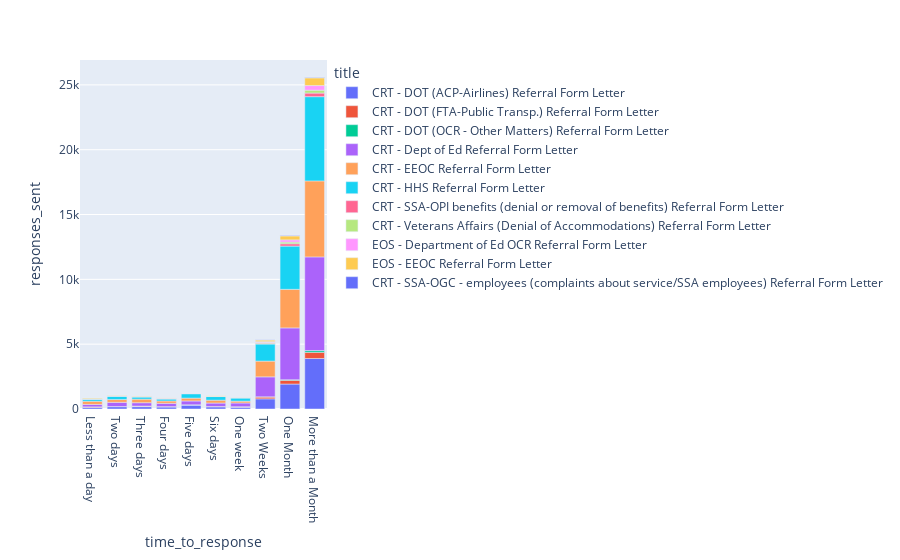

Here is the notebook cell this chart was saved with:
### Code cell
title_df = df.loc[df['is_referral'] == True]
title_df = title_df.groupby(["time_to_response", "title", ], as_index=False)['responses_sent'].sum()

fig = px.bar(
    title_df,
    x="time_to_response",
    y="responses_sent",
    color="title",
    category_orders={
        "time_to_response": ["Less than a day", "Two days", "Three days", "Four days", "Five days", "Six days", "One week", "Two Weeks", "One Month", "More than a Month",
],
    },
    height=700,
)

fig.show()

### Figure 1 — Plotly figure (JSON) as saved in the notebook; plotly's stock layout.template omitted (floating-point values rounded to 4 significant figures)
{"data": [{"alignmentgroup": "True", "hovertemplate": "title=CRT - DOT (ACP-Airlines) Referral Form Letter<br>time_to_response=%{x}<br>responses_sent=%{y}<extra></extra>", "legendgroup": "CRT - DOT (ACP-Airlines) Referral Form Letter", "marker": {"color": "#636efa", "pattern": {"shape": ""}}, "name": "CRT - DOT (ACP-Airlines) Referral Form Letter", "offsetgroup": "CRT - DOT (ACP-Airlines) Referral Form Letter", "orientation": "v", "showlegend": true, "textposition": "auto", "x": ["Five days", "Four days", "Less than a day", "More than a Month", "One Month", "One week", "Six days", "Three days", "Two Weeks", "Two days"], "xaxis": "x", "y": [310, 155, 130, 3896, 1925, 145, 165, 180, 785, 180], "yaxis": "y", "type": "bar"}, {"alignmentgroup": "True", "hovertemplate": "title=CRT - DOT (FTA-Public Transp.) Referral Form Letter<br>time_to_response=%{x}<br>responses_sent=%{y}<extra></extra>", "legendgroup": "CRT - DOT (FTA-Public Transp.) Referral Form Letter", "marker": {"color": "#EF553B", "pattern": {"shape": ""}}, "name": "CRT - DOT (FTA-Public Transp.) Referral Form Letter", "offsetgroup": "CRT - DOT (FTA-Public Transp.) Referral Form Letter", "orientation": "v", "showlegend": true, "textposition": "auto", "x": ["Five days", "Four days", "Less than a day", "More than a Month", "One Month", "One week", "Six days", "Three days", "Two Weeks"], "xaxis": "x", "y": [10, 30, 35, 476, 290, 25, 30, 40, 140], "yaxis": "y", "type": "bar"}, {"alignmentgroup": "True", "hovertemplate": "title=CRT - DOT (OCR - Other Matters) Referral Form Letter<br>time_to_response=%{x}<br>responses_sent=%{y}<extra></extra>", "legendgroup": "CRT - DOT (OCR - Other Matters) Referral Form Letter", "marker": {"color": "#00cc96", "pattern": {"shape": ""}}, "name": "CRT - DOT (OCR - Other Matters) Referral Form Letter", "offsetgroup": "CRT - DOT (OCR - Other Matters) Referral Form Letter", "orientation": "v", "showlegend": true, "textposition": "auto", "x": ["Five days", "More than a Month", "One Month", "One week", "Three days", "Two Weeks", "Two days"], "xaxis": "x", "y": [5, 133, 45, 5, 5, 15, 10], "yaxis": "y", "type": "bar"}, {"alignmentgroup": "True", "hovertemplate": "title=CRT - Dept of Ed Referral Form Letter<br>time_to_response=%{x}<br>responses_sent=%{y}<extra></extra>", "legendgroup": "CRT - Dept of Ed Referral Form Letter", "marker": {"color": "#ab63fa", "pattern": {"shape": ""}}, "name": "CRT - Dept of Ed Referral Form Letter", "offsetgroup": "CRT - Dept of Ed Referral Form Letter", "orientation": "v", "showlegend": true, "textposition": "auto", "x": ["Five days", "Four days", "Less than a day", "More than a Month", "One Month", "One week", "Six days", "Three days", "Two Weeks", "Two days"], "xaxis": "x", "y": [295, 255, 190, 7227, 3995, 290, 265, 260, 1540, 325], "yaxis": "y", "type": "bar"}, {"alignmentgroup": "True", "hovertemplate": "title=CRT - EEOC Referral Form Letter<br>time_to_response=%{x}<br>responses_sent=%{y}<extra></extra>", "legendgroup": "CRT - EEOC Referral Form Letter", "marker": {"color": "#FFA15A", "pattern": {"shape": ""}}, "name": "CRT - EEOC Referral Form Letter", "offsetgroup": "CRT - EEOC Referral Form Letter", "orientation": "v", "showlegend": true, "textposition": "auto", "x": ["Five days", "Four days", "Less than a day", "More than a Month", "One Month", "One week", "Six days", "Three days", "Two Weeks", "Two days"], "xaxis": "x", "y": [220, 180, 245, 5862, 2975, 140, 220, 275, 1215, 215], "yaxis": "y", "type": "bar"}, {"alignmentgroup": "True", "hovertemplate": "title=CRT - HHS Referral Form Letter<br>time_to_response=%{x}<br>responses_sent=%{y}<extra></extra>", "legendgroup": "CRT - HHS Referral Form Letter", "marker": {"color": "#19d3f3", "pattern": {"shape": ""}}, "name": "CRT - HHS Referral Form Letter", "offsetgroup": "CRT - HHS Referral Form Letter", "orientation": "v", "showlegend": true, "textposition": "auto", "x": ["Five days", "Four days", "Less than a day", "More than a Month", "One Month", "One week", "Six days", "Three days", "Two Weeks", "Two days"], "xaxis": "x", "y": [340, 160, 160, 6496, 3335, 255, 280, 180, 1315, 260], "yaxis": "y", "type": "bar"}, {"alignmentgroup": "True", "hovertemplate": "title=CRT - SSA-OPI benefits (denial or removal of benefits) Referral Form Letter<br>time_to_response=%{x}<br>responses_sent=%{y}<extra></extra>", "legendgroup": "CRT - SSA-OPI benefits (denial or removal of benefits) Referral Form Letter", "marker": {"color": "#FF6692", "pattern": {"shape": ""}}, "name": "CRT - SSA-OPI benefits (denial or removal of benefits) Referral Form Letter", "offsetgroup": "CRT - SSA-OPI benefits (denial or removal of benefits) Referral Form Letter", "orientation": "v", "showlegend": true, "textposition": "auto", "x": ["Five days", "Four days", "Less than a day", "More than a Month", "One Month", "One week", "Six days", "Three days", "Two Weeks", "Two days"], "xaxis": "x", "y": [10, 10, 10, 278, 180, 5, 10, 5, 60, 15], "yaxis": "y", "type": "bar"}, {"alignmentgroup": "True", "hovertemplate": "title=CRT - Veterans Affairs (Denial of Accommodations) Referral Form Letter<br>time_to_response=%{x}<br>responses_sent=%{y}<extra></extra>", "legendgroup": "CRT - Veterans Affairs (Denial of Accommodations) Referral Form Letter", "marker": {"color": "#B6E880", "pattern": {"shape": ""}}, "name": "CRT - Veterans Affairs (Denial of Accommodations) Referral Form Letter", "offsetgroup": "CRT - Veterans Affairs (Denial of Accommodations) Referral Form Letter", "orientation": "v", "showlegend": true, "textposition": "auto", "x": ["Five days", "Four days", "Less than a day", "More than a Month", "One Month", "Six days", "Three days", "Two Weeks", "Two days"], "xaxis": "x", "y": [5, 10, 10, 224, 130, 10, 5, 65, 10], "yaxis": "y", "type": "bar"}, {"alignmentgroup": "True", "hovertemplate": "title=EOS - Department of Ed OCR Referral Form Letter<br>time_to_response=%{x}<br>responses_sent=%{y}<extra></extra>", "legendgroup": "EOS - Department of Ed OCR Referral Form Letter", "marker": {"color": "#FF97FF", "pattern": {"shape": ""}}, "name": "EOS - Department of Ed OCR Referral Form Letter", "offsetgroup": "EOS - Department of Ed OCR Referral Form Letter", "orientation": "v", "showlegend": true, "textposition": "auto", "x": ["Five days", "Four days", "More than a Month", "One Month", "One week", "Six days", "Three days", "Two Weeks", "Two days"], "xaxis": "x", "y": [25, 35, 356, 170, 10, 5, 10, 60, 10], "yaxis": "y", "type": "bar"}, {"alignmentgroup": "True", "hovertemplate": "title=EOS - EEOC Referral Form Letter<br>time_to_response=%{x}<br>responses_sent=%{y}<extra></extra>", "legendgroup": "EOS - EEOC Referral Form Letter", "marker": {"color": "#FECB52", "pattern": {"shape": ""}}, "name": "EOS - EEOC Referral Form Letter", "offsetgroup": "EOS - EEOC Referral Form Letter", "orientation": "v", "showlegend": true, "textposition": "auto", "x": ["Five days", "Four days", "Less than a day", "More than a Month", "One Month", "One week", "Six days", "Three days", "Two Weeks", "Two days"], "xaxis": "x", "y": [5, 20, 50, 593, 305, 15, 30, 35, 125, 30], "yaxis": "y", "type": "bar"}, {"alignmentgroup": "True", "hovertemplate": "title=CRT - SSA-OGC - employees (complaints about service/SSA employees) Referral Form Letter<br>time_to_response=%{x}<br>responses_sent=%{y}<extra></extra>", "legendgroup": "CRT - SSA-OGC - employees (complaints about service/SSA employees) Referral Form Letter", "marker": {"color": "#636efa", "pattern": {"shape": ""}}, "name": "CRT - SSA-OGC - employees (complaints about service/SSA employees) Referral Form Letter", "offsetgroup": "CRT - SSA-OGC - employees (complaints about service/SSA employees) Referral Form Letter", "orientation": "v", "showlegend": true, "textposition": "auto", "x": ["More than a Month", "One Month", "Two Weeks"], "xaxis": "x", "y": [31, 35, 15], "yaxis": "y", "type": "bar"}], "layout": {"xaxis": {"anchor": "y", "domain": [0, 1], "title": {"text": "time_to_response"}, "categoryorder": "array", "categoryarray": ["Less than a day", "Two days", "Three days", "Four days", "Five days", "Six days", "One week", "Two Weeks", "One Month", "More than a Month"], "type": "category", "range": [-0.5, 9.5], "autorange": true}, "yaxis": {"anchor": "x", "domain": [0, 1], "title": {"text": "responses_sent"}, "type": "linear", "range": [0, 26920.0], "autorange": true}, "legend": {"title": {"text": "title"}, "tracegroupgap": 0}, "margin": {"t": 60}, "barmode": "relative", "autosize": true}}
